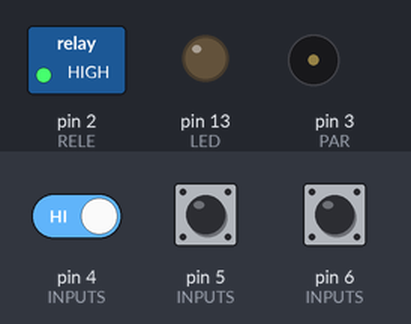
Recording of a sketch running on a simulated Arduino Nano, built with avr-gcc and run on an emulated ATmega328P. Parts: switched loads named in the sketch (green lamp = pin HIGH), output pins drawn as LEDs (lit = HIGH), buzzer (waves = sounding). Inputs (shaded band) come from the test bench; at power-on: pin 4 (INPUTS) HIGH, pin 6 (INPUTS) HIGH, pin 5 (INPUTS) HIGH. What the sketch prints to the serial monitor is not drawn.

Above: at 4.4 s.
4.5 s: pin 4 (INPUTS) driven LOW and pin 6 (INPUTS) driven LOW
At 5.2 s:
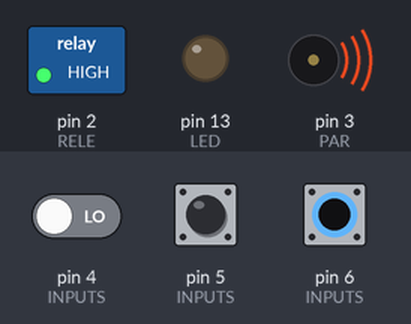
6.0 s: pin 4 (INPUTS) driven HIGH
At 6.3 s:
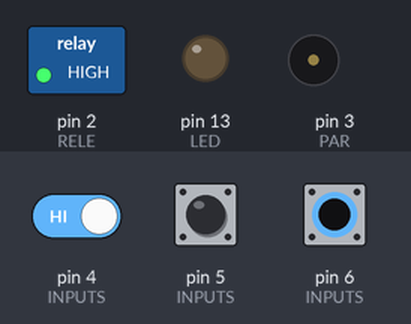
7.5 s: pin 4 (INPUTS) driven LOW
At 8.7 s:
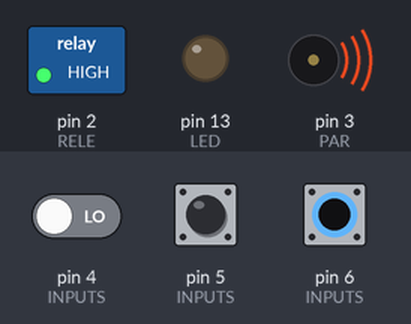
9.0 s: pin 6 (INPUTS) pulsed HIGH 2 times (0.12 s each, 0.3 s apart)
At 9.6 s:
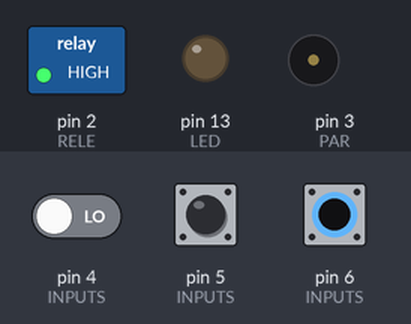
Timing chart, 0 to 12.0 s (numbered marks = the images above; inputs shaded):
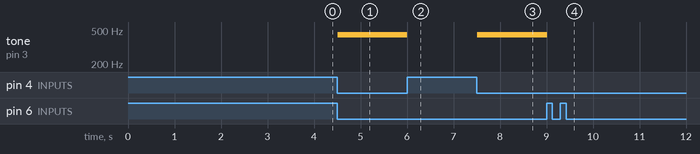

Measured:
- after the input at 4.5 s, tone on pin 3 (PAR): silent → 440 Hz at once
- after the input at 6.0 s, tone on pin 3 (PAR): 440 Hz → silent at once
- after the input at 7.5 s, tone on pin 3 (PAR): silent → 440 Hz at once
- after the input at 9.0 s, tone on pin 3 (PAR): 440 Hz → silent at once

The sketch:

telefonoSher.ino
```cpp
/* Telefono
 *
 * Arduino Nano, 1xdisco de telefono, 2xpiston
 *
 *
 * Sputnik Ar
 * 24/08/19
 */

//RESPUESTA

#define NUMEROS    8
//RESPUESTA

const int TELEFONO[NUMEROS] = { 4,6,3,5,2,4,3,7}; // Poner numero deseado


#define SPRINT      true
#define START          6
#define NUM            5

#define PAR            3

#define TUBO           4


#define RELE        2
#define LED         13

#define DS  1500

#define PIERDE_TIEMPO  2000

#define RETENCION  2000

const int N_INPUTS = 3;
const int INPUTS[N_INPUTS] = {START,NUM,TUBO};
const int INPUTS_ISTATE[N_INPUTS] = {1,1,1};
const int N_OUTPUTS = 3;
const int OUTPUTS[N_OUTPUTS] = {RELE,LED,PAR};
const int OUTPUTS_ISTATE[N_OUTPUTS] = {1,0,0};


//NO EDITABLE
unsigned long timer_print = 0;
unsigned long filtrado = 0;
int ingreso[NUMEROS]{};
int posicion = 0;
boolean reset_number = false;

////////////////////////////////////SETUP///////////////////////////////
//NO EDITABLE
void setup() {
  if(SPRINT){Serial.begin(9600);}
//declara entradas
  for(int a = 0;a < N_INPUTS;a++){
    pinMode(INPUTS[a] , INPUT);
    digitalWrite(INPUTS[a] , INPUTS_ISTATE[a]);
  }
//declara salidas
  for(int a = 0;a < N_OUTPUTS;a++){
    pinMode(OUTPUTS[a] , OUTPUT);
    digitalWrite(OUTPUTS[a] , OUTPUTS_ISTATE[a]);
  }

//EDITABLE
tone(PAR, 440);


}

///////////////////////////////////////LOOP//////////////////////////////////////////
void loop() {
  int numero= -1;
  boolean discando = true;

  if(check(1,TUBO,DS)){reset_number=true;noTone(PAR);}
  if(check(0,TUBO,DS) && reset_number){tone(PAR, 440);posicion = 0;reset_number=false;}
  while(check(1,START,DS)){
    noTone(PAR);
    if(discando){discando = false;{Serial.print("Discando: ");}}
    boolean nuevo = false;
    while(check(0, NUM, DS)){nuevo = true;}
    if(nuevo){numero++;Serial.print(" . ");}
    }
   if(numero != -1){
    if(numero == 9){numero = -1;}
    numero++;
    Serial.println(numero);
   if(digitalRead(RELE) == LOW){ if(numero == 0){posicion = 0; Serial.println("Ordenado ");digitalWrite(RELE,1);digitalWrite(LED,0);}}else{
    if(numero == TELEFONO[posicion]){Serial.print("Numero ");Serial.print(posicion+1);Serial.println(" correcto");posicion++;}else{posicion = 0;}
    if(posicion == NUMEROS){
      digitalWrite(RELE,LOW);
      digitalWrite(LED,1);
      Serial.println("Resuelto");}
   }
}}

////////////////////////////////////////FUNCIONES///////////////////////////////////
//EDITABLE


void showme ()
{
  if(SPRINT && millis() - timer_print > 1000)
  {
    Serial.println("------NUEVA MEDICION------");

    timer_print = millis();

    }
  }

//NO EDITABLE
//comprueba el estado de un sensor
boolean check (boolean cual, int entrada, int ds)
{
  boolean resu = false;
  int contador = 0;
  if(cual){ while(digitalRead(entrada) == 1 && resu == false){contador++;if(contador == ds){resu = true;}}
  }else{    while(digitalRead(entrada) == 0 && resu == false){contador++;if(contador == ds){resu = true;}}}
  return resu;
}
```
